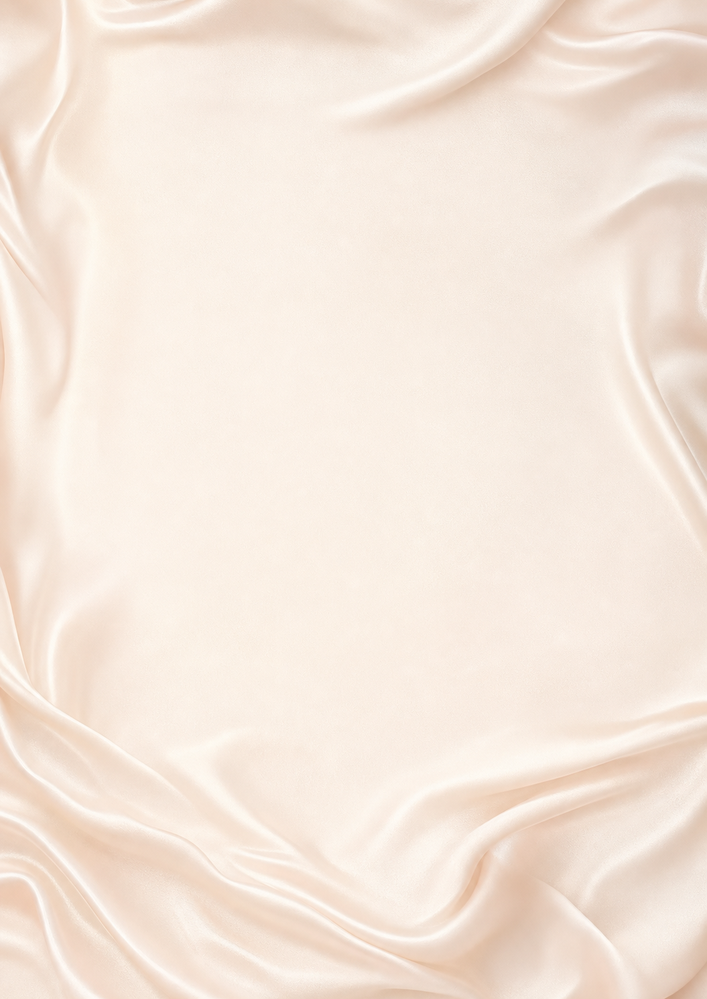
#> input picture assets/venus-silk-background.png, 707 x 999 px, shrunk from 1055 x 1491 before the run
$ python tint_venus_silk.py
#> lines starting #> are read from the running program, lines starting #| are printed output that depends on the picture
"""Apply a subtle powder-pink grade to the original champagne silk, without regeneration."""
from pathlib import Path
import numpy as np
from PIL import Image

ROOT = Path(__file__).resolve().parents[1]
source = Image.open(ROOT / 'assets/venus-silk-background.png').convert('RGB')
#> source is the input picture: PIL image 707x999 RGB; mean R, G, B 245.2, 231.6, 220
pixels = np.asarray(source, dtype=np.float32)
# Keep the original folds and highlights; gently reduce yellow and add blush.
pixels[:, :, 0] += 2.0
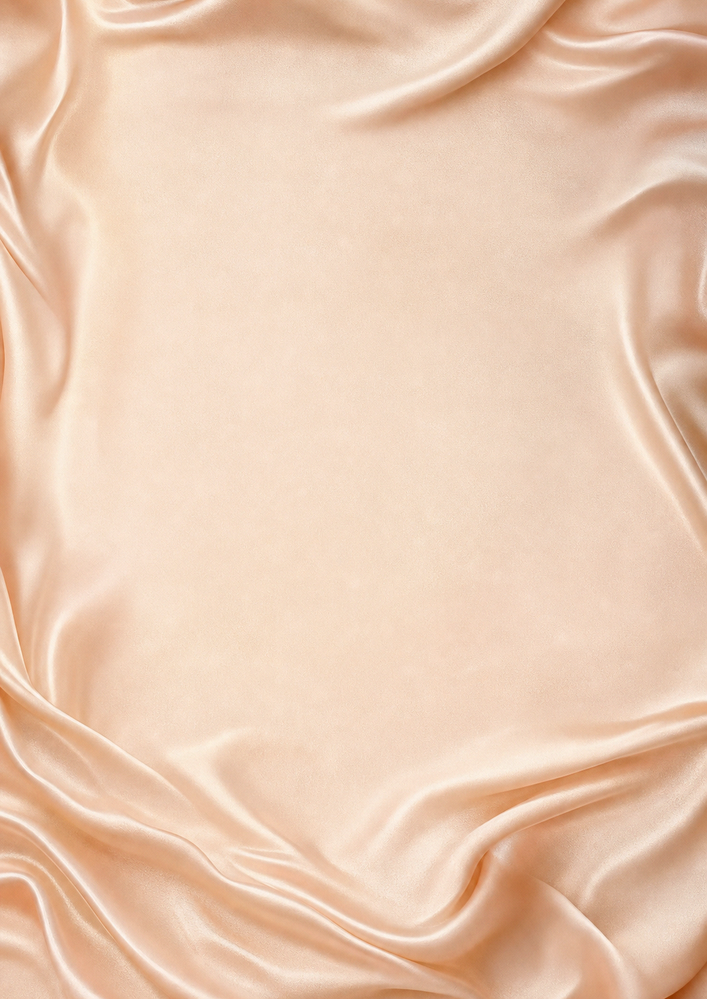
#> pixels: shape (999, 707, 3) float32; mean R, G, B 247.4, 231.5, 220; drawn with min black and max white
pixels[:, :, 1] -= 7.0
pixels[:, :, 2] += 2.0
Image.fromarray(np.clip(pixels, 0, 255).astype('uint8')).save(
    ROOT / 'assets/venus-silk-background.jpg', quality=94
)
